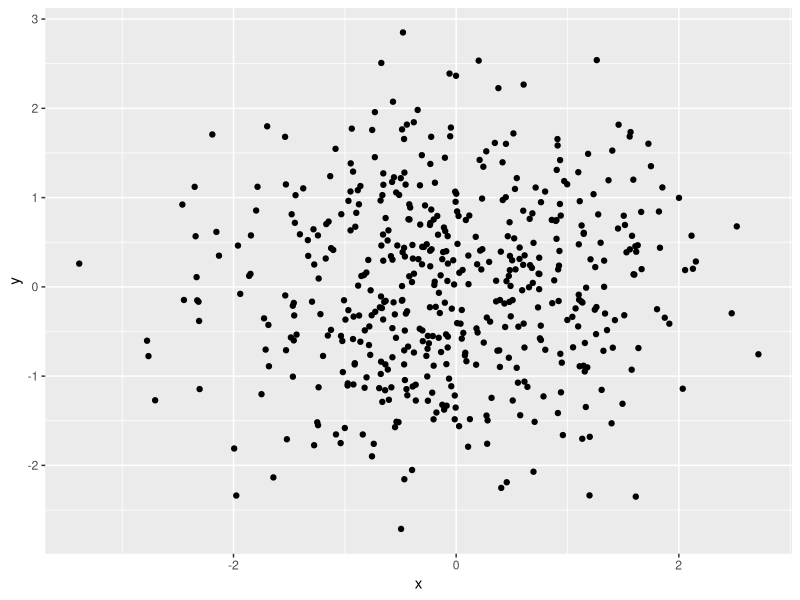
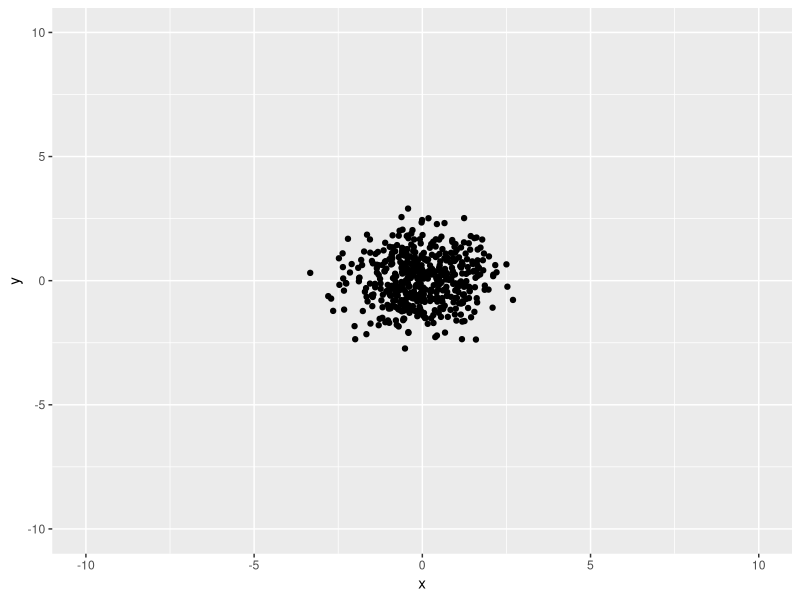
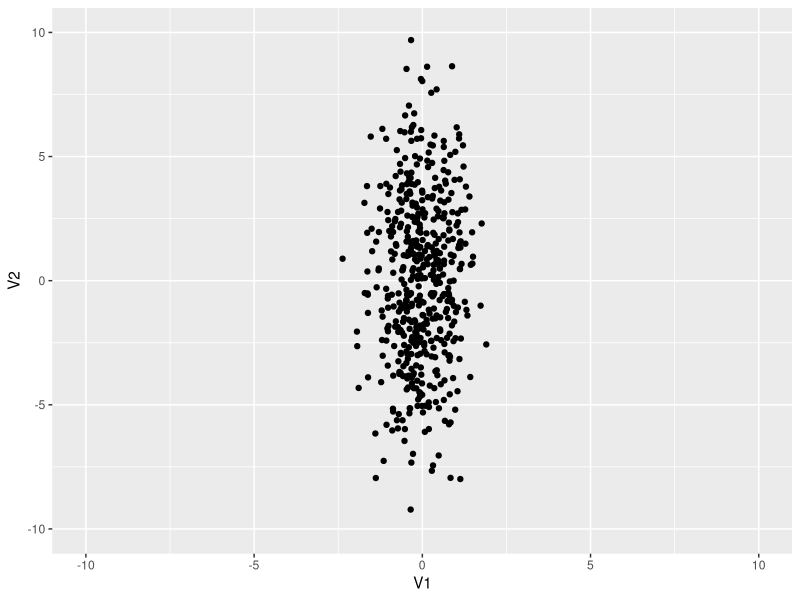

Recreate these plots in R, in order. (Note: this script raises an error after producing the figures.)
library(tidyverse)
N <- 500

x <- rnorm(n=N)
y <- rnorm(n=N)
X <- cbind(x,y)
X %>% cov()
X %>%
  as_tibble() %>%
  ggplot() +
  geom_point(aes(x=x,y=y))

#center the matrix
X_centered <- X - colMeans(X)

#these are the same
X_centered %>% cov()
Q_X <- (t(X_centered) %*% X_centered)/(N-1)

X_centered %>%
  as_tibble() %>%
  ggplot() +
  geom_point(aes(x=x,y=y))+
  xlim(c(-10,10)) +
  ylim(c(-10,10))

#scaling matrix scales x by 0.7, y by 3.4
S <- c(0.7,3.4) %>% diag
Y <- X %*% S

#these are the same
(t(Y) %*% Y)/(N-1)
Q_Y <- t(S) %*% Q_X %*% S

eigenstuff_Y <- Q_Y %>% eigen()

Y %>%
  as_tibble() %>%
  ggplot() +
  geom_point(aes(x=V1,y=V2)) +
  xlim(c(-10,10)) +
  ylim(c(-10,10))

#rotating matrix rotates by theta
theta <- 0.77*pi
R <- c(cos(theta), sin(theta), -1*sin(theta), cos(theta)) %>% matrix(nrow=2)

Z <- X %*% S %*% R 
Q_Z <- (t(R) %*% t(S) %*% t(X) %*% X %*% S %*% R)/(N-1)

#the eigenstuff of a symmetric matrix are the same as the svd
# eigenstuff <- Q_Z %>% svd()

# the eigenvalues are just the variances scaled
# the eigenvectors are the rotated unit vectors.
eigenstuff_Z <- Q_Z %>% eigen()
Z %>%
  as_tibble() %>%
  ggplot() +
  geom_point(aes(x=V1,y=V2), alpha=0.3) +
  xlim(c(-10,10)) +
  ylim(c(-10,10)) +
  coord_fixed() +
  geom_spoke(aes(
    x=0,
    y=0,
    angle = atan(eigenstuff$vectors[2,1]/eigenstuff$vectors[1,1]),
    radius = 3.4*3),
    color = "red"
  ) +
  geom_spoke(aes(
    x=0,
    y=0,
    angle = atan(eigenstuff$vectors[2,2]/eigenstuff$vectors[1,2]),
    radius = 0.7*3),
    color = "red"
  )

#whitening...
S_ <- eigenstuff_Z$values %>% sqrt() %>% diag()
R_ <-  eigenstuff_Z$vectors
